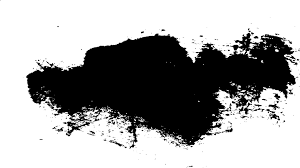
#> input picture wave.png, 300 x 168 px
$ python grafPalabras.py
#> lines starting #> are read from the running program, lines starting #| are printed output that depends on the picture
# -*- coding: utf-8 -*-
"""
Created on Wed Sep 11 09:08:10 2019

@author: Luna Kadysz
"""

# Libraries
from wordcloud import WordCloud
import matplotlib.pyplot as plt
import numpy as np
from PIL import Image    # to import the image

# Create a list of word (https://en.wikipedia.org/wiki/Data_visualization)
text=("El arte es entendido generalmente como cualquier actividad o producto realizado con una finalidad estética y también comunicativa, mediante la cual se expresan ideas, emociones y, en general, una visión del mundo, a través de diversos recursos, como los plásticos, lingüísticos, sonoros, corporales y mixtos.2? El arte es un componente de la cultura, reflejando en su concepción las bases económicas y sociales, y la transmisión de ideas y valores, inherentes a cualquier cultura humana a lo largo del espacio y el tiempo. Se suele considerar que con la aparición del Homo sapiens el arte tuvo en principio una función ritual, mágica o religiosa (arte paleolítico), pero esa función cambió con la evolución del ser humano, adquiriendo un componente estético y una función social, pedagógica, mercantil o simplemente ornamental. La noción de arte continúa sujeta a profundas disputas, dado que su definición está abierta a múltiples interpretaciones, que varían según la cultura, la época, el movimiento, o la sociedad para la cual el término tiene un determinado sentido. El vocablo ‘arte’ tiene una extensa acepción, pudiendo designar cualquier actividad humana hecha con esmero y dedicación, o cualquier conjunto de reglas necesarias para desarrollar de forma óptima una actividad: se habla así de “arte culinario”, “arte médico”, “artes marciales”, “artes de arrastre” en la pesca, etc. En ese sentido, arte es sinónimo de capacidad, habilidad, talento, experiencia. Sin embargo, más comúnmente se suele considerar al arte como una actividad creadora del ser humano, por la cual produce una serie de objetos (obras de arte) que son singulares, y cuya finalidad es principalmente estética. En ese contexto, arte sería la generalización de un concepto expresado desde antaño como “bellas artes”, actualmente algo en desuso y reducido a ámbitos académicos y administrativos. De igual forma, el empleo de la palabra arte para designar la realización de otras actividades ha venido siendo sustituido por términos como ‘técnica’ u ‘oficio’. En este artículo se trata de arte entendido como un medio de expresión humano de carácter creativo.")

# Load the image (http://python-graph-gallery.com/wp-content/uploads/wave.jpg)
wave_mask = np.array(Image.open("wave.png"))
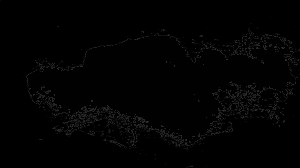
#> wave_mask: shape (168, 300); min 0, max 47, mean 2.2

# Make the figure
#> (the run stopped early here; a loop or call above may not have finished)
